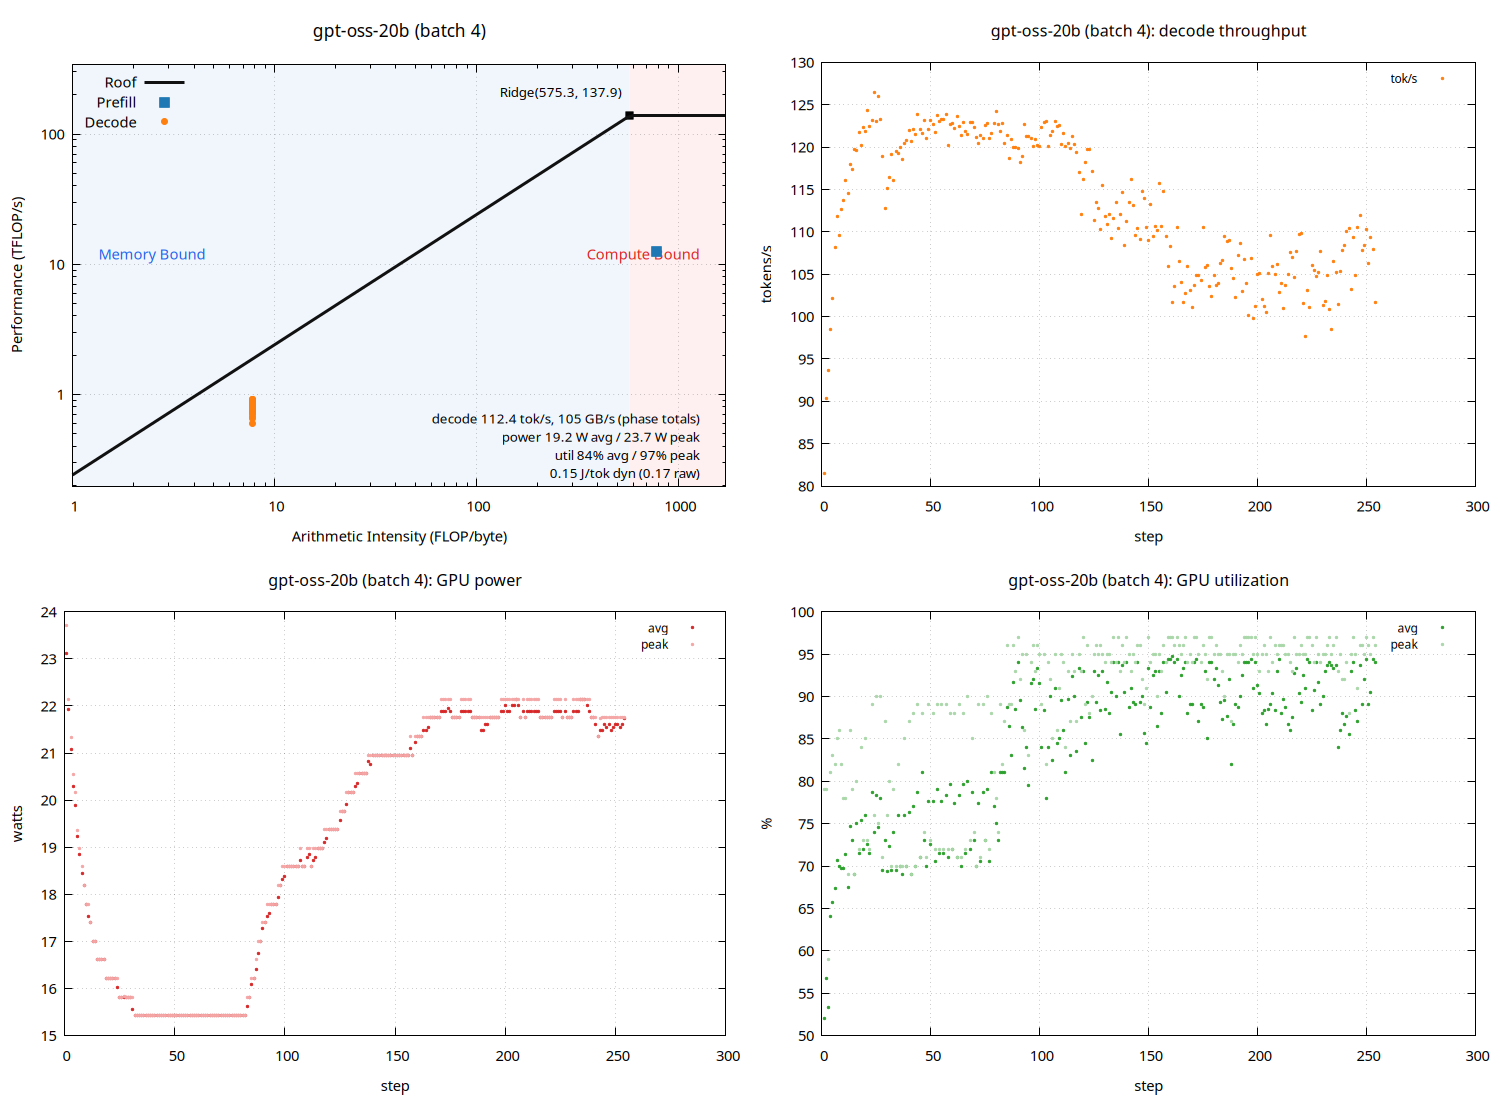

The script that saved this image:
set terminal pngcairo size 1500,1100 enhanced font 'Sans,11'
set output 'gpt_metrics_roofline.png'
set datafile separator "\t"
set datafile missing 'NaN'
set multiplot layout 2,2
unset label
unset object
unset arrow
set title "gpt-oss-20b (batch 4)" font ',13'
set xlabel "Arithmetic Intensity (FLOP/byte)"
set ylabel "Performance (TFLOP/s)"
set logscale xy
set xrange [1:1725.91]
set yrange [0.196991:344.75]
set grid xtics ytics
set key top left
set object 1 rectangle from graph 0, graph 0 to first 575.302, graph 1 \
    fillcolor rgb '#dce9f7' fillstyle solid 0.45 noborder behind
set object 2 rectangle from first 575.302, graph 0 to graph 1, graph 1 \
    fillcolor rgb '#fbdcdc' fillstyle solid 0.45 noborder behind
set label 1 "Memory Bound" at graph 0.04, graph 0.55 left \
    textcolor rgb '#2563eb' font ',11'
set label 2 "Compute Bound" at graph 0.96, graph 0.55 right \
    textcolor rgb '#dc2626' font ',11'
set label 3 "Ridge(575.3, 137.9)" \
    at first 575.302, first 137.9 right \
    point pointtype 5 pointsize 1.2 \
    offset character -1.5, character 1 font ',10'
set label 4 "decode 112.4 tok/s, 105 GB/s (phase totals)\npower 19.2 W avg / 23.7 W peak\nutil 84% avg / 97% peak\n0.15 J/tok dyn (0.17 raw)" at graph 0.96, graph 0.16 right font ',10'
peak_t = 137.9
peak_b = 239.7
roof(x) = (x * peak_b / 1000.0 < peak_t) ? x * peak_b / 1000.0 : peak_t
plot roof(x) with lines linewidth 3 linecolor rgb '#111111' title 'Roof', \
     'gpt_metrics_roofline.dat' using 3:(strcol(2) eq 'prefill' ? $4 : 1/0) with points \
         pointtype 5 pointsize 1.6 linecolor rgb '#1f77b4' title 'Prefill', \
     'gpt_metrics_roofline.dat' using 3:(strcol(2) eq 'decode' ? $4 : 1/0) with points \
         pointtype 7 pointsize 1.0 linecolor rgb '#ff7f0e' title 'Decode'

unset label
unset object
unset arrow
unset logscale
set xrange [*:*]
set yrange [*:*]
set title "gpt-oss-20b (batch 4): decode throughput" font ',12'
set xlabel "step"
set ylabel "tokens/s"
set grid xtics ytics
set key top right font ',9'
plot 'gpt_metrics_roofline.dat' using 1:(strcol(2) eq 'decode' ? $5 : 1/0) with points pointtype 7 pointsize 0.4 linecolor rgb '#ff7f0e' title 'tok/s'

unset label
unset object
unset arrow
unset logscale
set xrange [*:*]
set yrange [*:*]
set title "gpt-oss-20b (batch 4): GPU power" font ',12'
set xlabel "step"
set ylabel "watts"
set grid xtics ytics
set key top right font ',9'
plot 'gpt_metrics_roofline.dat' using 1:(strcol(2) eq 'decode' ? $6 : 1/0) with points pointtype 7 pointsize 0.4 linecolor rgb '#d62728' title 'avg', \
     'gpt_metrics_roofline.dat' using 1:(strcol(2) eq 'decode' ? $8 : 1/0) with points pointtype 7 pointsize 0.4 linecolor rgb '#f4a6a6' title 'peak'

unset label
unset object
unset arrow
unset logscale
set xrange [*:*]
set yrange [*:*]
set title "gpt-oss-20b (batch 4): GPU utilization" font ',12'
set xlabel "step"
set ylabel "%"
set grid xtics ytics
set key top right font ',9'
plot 'gpt_metrics_roofline.dat' using 1:(strcol(2) eq 'decode' ? $7 : 1/0) with points pointtype 7 pointsize 0.4 linecolor rgb '#2ca02c' title 'avg', \
     'gpt_metrics_roofline.dat' using 1:(strcol(2) eq 'decode' ? $9 : 1/0) with points pointtype 7 pointsize 0.4 linecolor rgb '#a9d7a9' title 'peak'

unset multiplot
